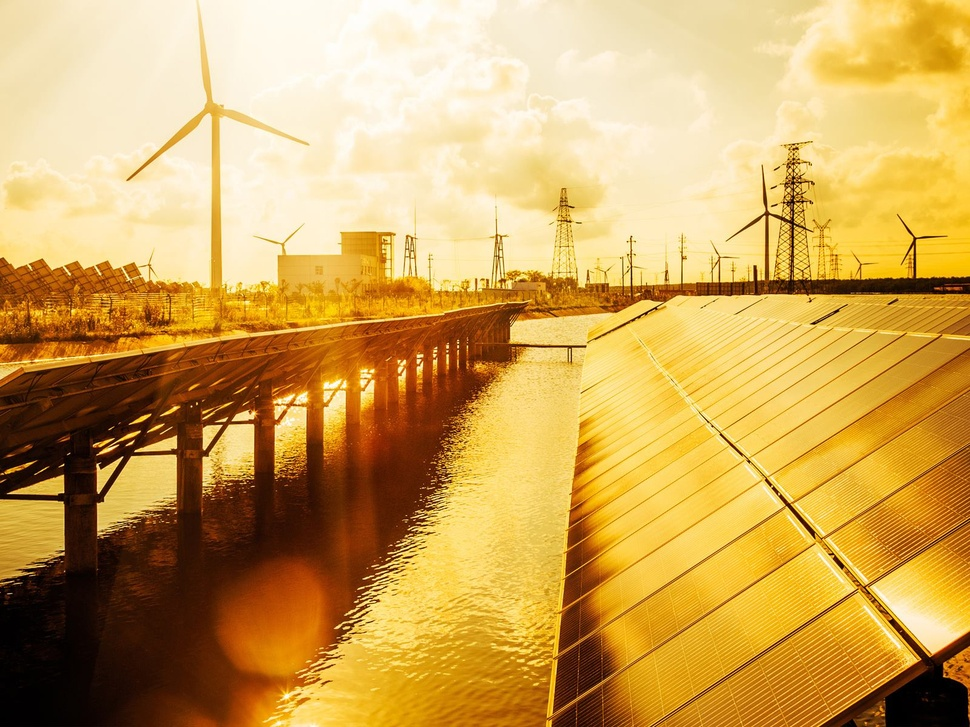
#> input picture startbootstrap-modern-business-gh-pages/images/wallpaper.jpg, 970 x 727 px, shrunk from 1600 x 1200 before the run
$ python black_white_converter.py
#> lines starting #> are read from the running program, lines starting #| are printed output that depends on the picture
from PIL import Image
image_file = Image.open("wallpaper.jpg") # open colour image
#> image_file is the input picture: PIL image 970x727 RGB; mean R, G, B 204.4, 163.4, 88.4
image_file = image_file.convert('1') # convert image to black and white
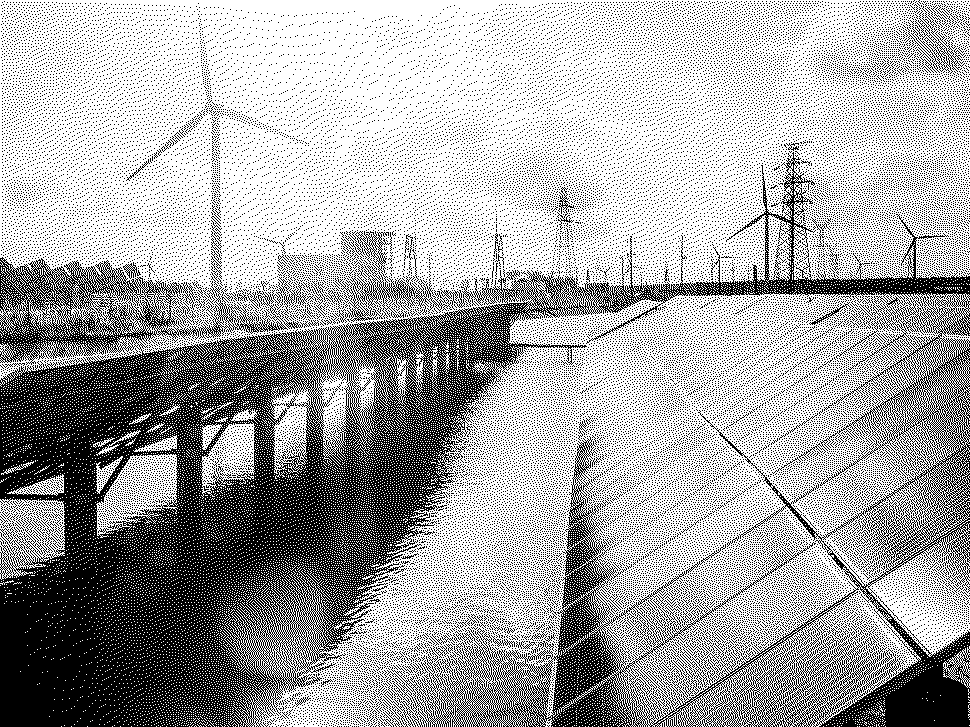
#> image_file: PIL image 970x727 1; 65.4% white; black in thin lines or dots
image_file.save('wallpaper.jpg')

$ run again, with startbootstrap-modern-business-gh-pages/images/1.jpg copied over startbootstrap-modern-business-gh-pages/images/wallpaper.jpg
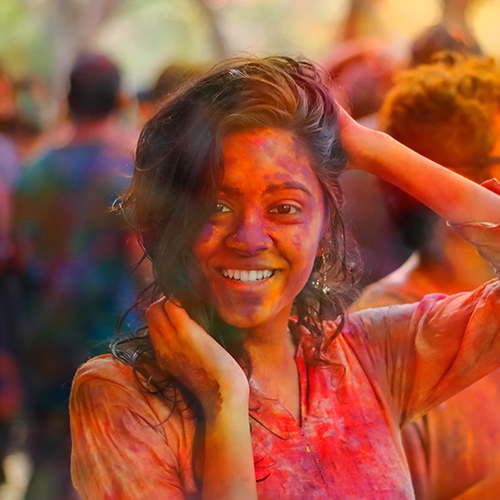
#> input picture startbootstrap-modern-business-gh-pages/images/1.jpg, 500 x 500 px
#> image_file is the input picture: PIL image 500x500 RGB; mean R, G, B 152.2, 81.8, 57.7
#> `image_file = image_file.convert('1')`:
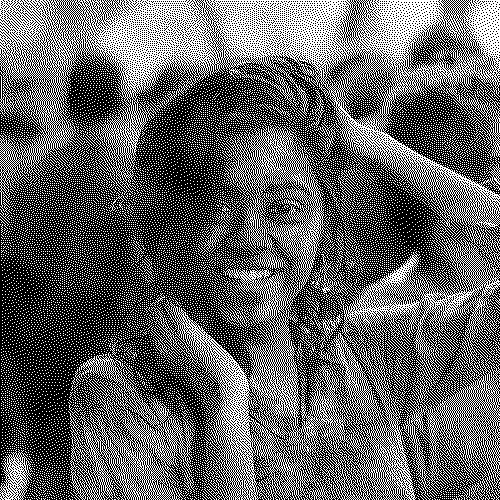
#> image_file: PIL image 500x500 1; 39% white in thin lines or dots

$ run again, with startbootstrap-modern-business-gh-pages/images/2.jpg copied over startbootstrap-modern-business-gh-pages/images/wallpaper.jpg
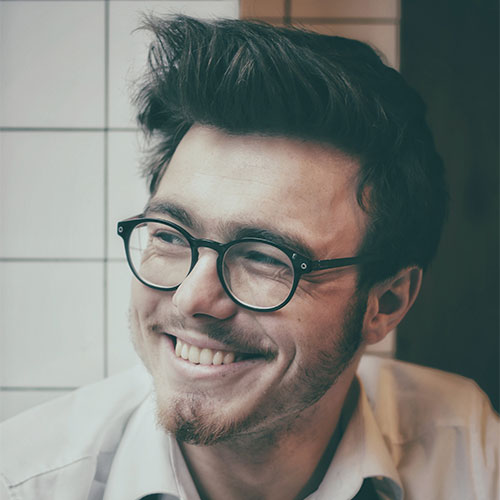
#> input picture startbootstrap-modern-business-gh-pages/images/2.jpg, 500 x 500 px
#> image_file is the input picture: PIL image 500x500 RGB; mean R, G, B 125, 126.6, 121.5
#> `image_file = image_file.convert('1')`:
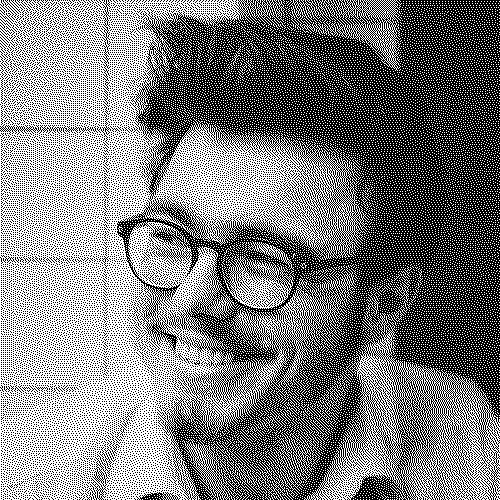
#> image_file: PIL image 500x500 1; 49% white in thin lines or dots

$ run again, with startbootstrap-modern-business-gh-pages/images/3.jpg copied over startbootstrap-modern-business-gh-pages/images/wallpaper.jpg
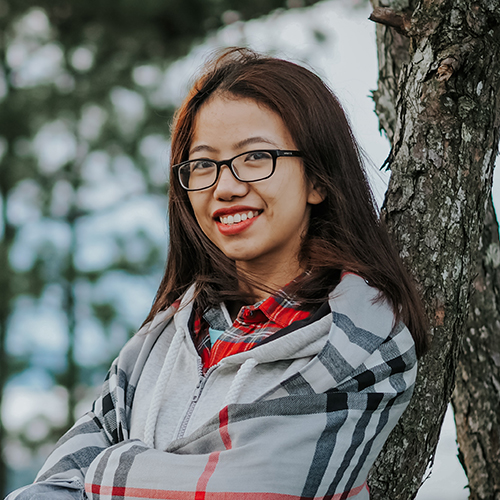
#> input picture startbootstrap-modern-business-gh-pages/images/3.jpg, 500 x 500 px
#> image_file is the input picture: PIL image 500x500 RGB; mean R, G, B 105.9, 107.5, 104.4
#> `image_file = image_file.convert('1')`:
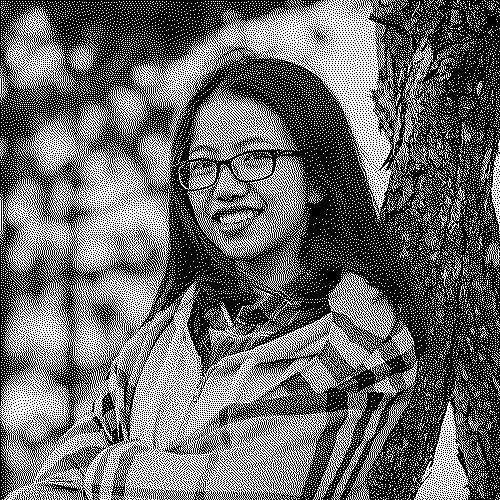
#> image_file: PIL image 500x500 1; 41.6% white in thin lines or dots
